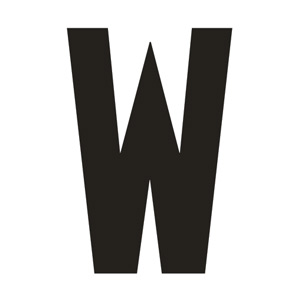
#> input picture images/letter.jpg, 300 x 300 px
$ python image_blackhat.py
#> lines starting #> are read from the running program, lines starting #| are printed output that depends on the picture; after the words box and inside, x2 and y2 are one past the last pixel; in counts of white or black regions, pixels touching at a corner belong together
import cv2
import numpy as np

img = cv2.imread('../../images/letter.jpg', 0)
#> img: shape (300, 300); min 10, max 255, mean 188.3
ret, thresh = cv2.threshold(img, 127,255, cv2.THRESH_BINARY_INV)
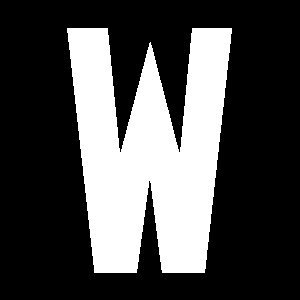
#> thresh: shape (300, 300); 29.9% white; 1 white region, box (x1, y1, x2, y2) and area: (67, 28, 232, 273) 26938

# The size of the kernel affects the amount of erosion
kernel = np.ones((5,5), np.uint8)

# BlackHat = difference between closing input image and input image
blackhat = cv2.morphologyEx(thresh, cv2.MORPH_BLACKHAT, kernel)
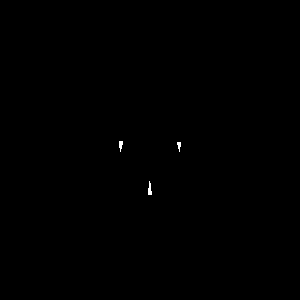
#> blackhat: shape (300, 300); 0.1% white; 3 white regions, box (x1, y1, x2, y2) and area: (148, 181, 152, 195) 37, (119, 141, 123, 152) 30, (177, 142, 181, 152) 25

cv2.imshow('Original', thresh)
cv2.imshow('Blackhat', blackhat)
cv2.waitKey(0)
cv2.destroyAllWindows()
